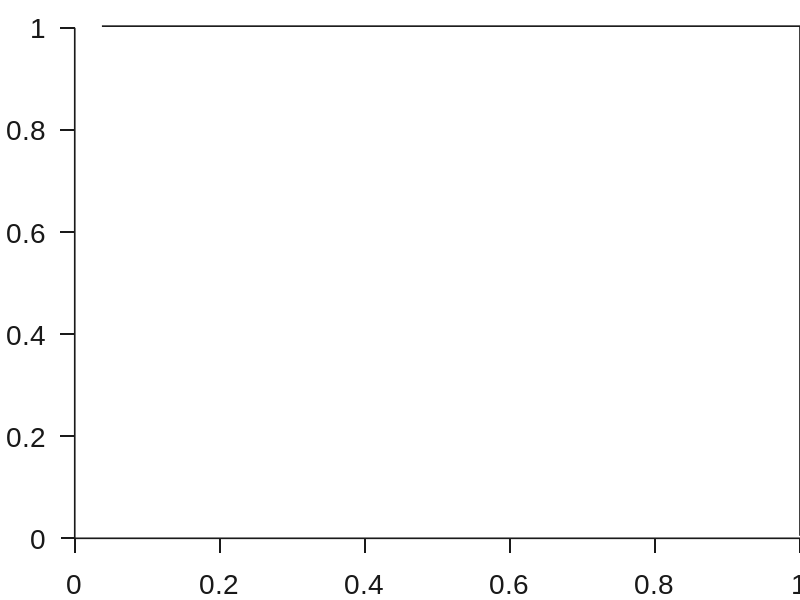

The MATLAB script that drew this image:
function axSquare()
set(gca, 'Box', 'off', ...
    'Layer','top',...
    'LineWidth',1.2,...
    'XGrid', 'off', 'YGrid', 'off', ...
    'TickDir', 'out', 'TickLength', [0.02 0.02], ...
    'XMinorTick', 'off', 'YMinorTick', 'off', ...
    'XColor', [.1 .1 .1],  'YColor', [.1 .1 .1])
set(gca, 'FontName', 'Arial', 'FontSize', 20)
set(gca,'looseInset',[0 0 0 0])
set(gcf,'Color',[1 1 1])
set(gcf,'unit','centimeters','position',[15 10 10 10])
xc = get(gca,'XColor');
yc = get(gca,'YColor');
unit = get(gca,'units');
ax = axes( 'Units', unit,...           
    'Position',get(gca,'Position'),...           
    'XAxisLocation','top',...           
    'YAxisLocation','right',...           
    'Color','none',...           
    'XColor',xc,...           
    'YColor',yc);
set(ax, 'linewidth',1.2,...        
    'XTick', [],...        
    'YTick', []);
end
